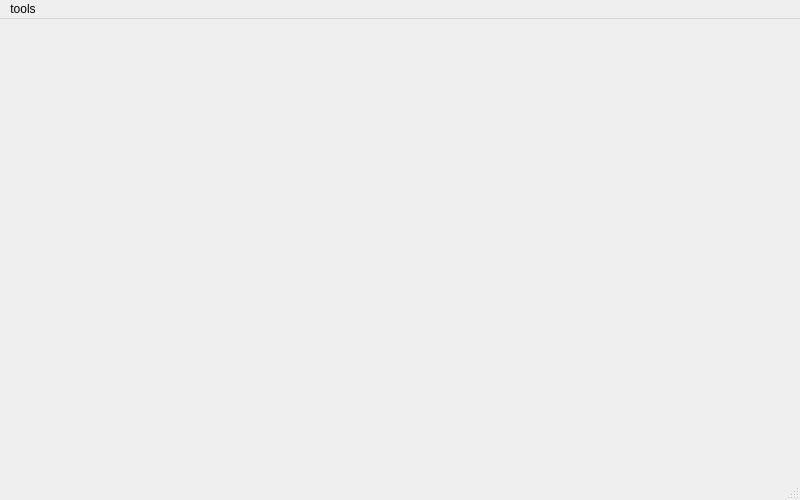
<?xml version="1.0" encoding="UTF-8"?>
<ui version="4.0">
 <class>mainWindow</class>
 <widget class="QMainWindow" name="mainWindow">
  <property name="geometry">
   <rect>
    <x>0</x>
    <y>0</y>
    <width>800</width>
    <height>500</height>
   </rect>
  </property>
  <property name="sizePolicy">
   <sizepolicy hsizetype="Expanding" vsizetype="Expanding">
    <horstretch>1</horstretch>
    <verstretch>0</verstretch>
   </sizepolicy>
  </property>
  <property name="minimumSize">
   <size>
    <width>700</width>
    <height>0</height>
   </size>
  </property>
  <property name="windowTitle">
   <string>Hello World!</string>
  </property>
  <widget class="QWidget" name="centralwidget"/>
  <widget class="QMenuBar" name="menubar">
   <property name="geometry">
    <rect>
     <x>0</x>
     <y>0</y>
     <width>800</width>
     <height>26</height>
    </rect>
   </property>
   <property name="minimumSize">
    <size>
     <width>0</width>
     <height>0</height>
    </size>
   </property>
   <widget class="QMenu" name="menutools">
    <property name="title">
     <string>tools</string>
    </property>
    <widget class="QMenu" name="menuChoose_Font">
     <property name="title">
      <string>Choose Font</string>
     </property>
     <addaction name="fontDefault"/>
     <addaction name="separator"/>
     <addaction name="fontCambiri"/>
     <addaction name="actionSomething_Else"/>
     <addaction name="actionScript"/>
    </widget>
    <widget class="QMenu" name="menuFont_Size">
     <property name="title">
      <string>Font Size</string>
     </property>
     <addaction name="action12"/>
     <addaction name="separator"/>
     <addaction name="action12_2"/>
     <addaction name="action18"/>
     <addaction name="action22"/>
    </widget>
    <addaction name="clearWorkSpace"/>
    <addaction name="separator"/>
    <addaction name="menuChoose_Font"/>
    <addaction name="menuFont_Size"/>
   </widget>
   <addaction name="menutools"/>
  </widget>
  <widget class="QStatusBar" name="statusbar"/>
  <action name="clearWorkSpace">
   <property name="text">
    <string>Clear Workspace</string>
   </property>
   <property name="statusTip">
    <string>Clear whole workspace...</string>
   </property>
  </action>
  <action name="fontCambiri">
   <property name="text">
    <string>Cambiri</string>
   </property>
  </action>
  <action name="actionSomething_Else">
   <property name="text">
    <string>Something Else</string>
   </property>
  </action>
  <action name="actionScript">
   <property name="text">
    <string>Script</string>
   </property>
  </action>
  <action name="fontDefault">
   <property name="text">
    <string>Default</string>
   </property>
  </action>
  <action name="action12">
   <property name="text">
    <string>Default</string>
   </property>
  </action>
  <action name="action12_2">
   <property name="text">
    <string>12</string>
   </property>
  </action>
  <action name="action18">
   <property name="text">
    <string>18</string>
   </property>
  </action>
  <action name="action22">
   <property name="text">
    <string>22</string>
   </property>
  </action>
 </widget>
 <resources/>
 <connections/>
</ui>
